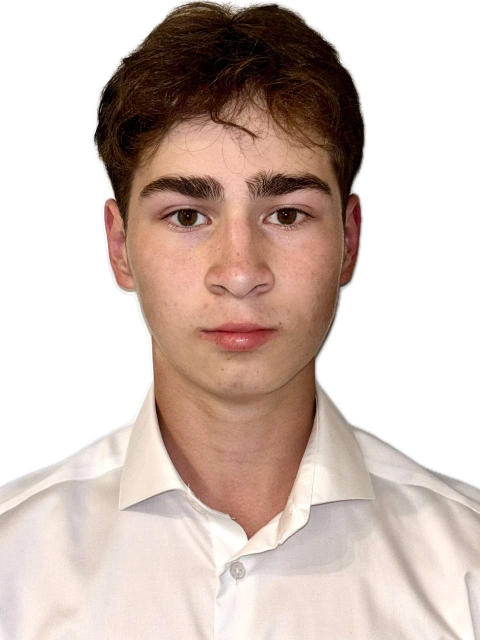
#> input picture presa/assets/photos/original/1.webp, 959 x 1280 px (shown at 1/2 size)
$ python crop_photos.py
#> lines starting #> are read from the running program, lines starting #| are printed output that depends on the picture
"""Обрезка фото участников под рамки слайда «Команда» (пропорции 1.88 × 1.70)."""
import os
from PIL import Image

ROOT = os.path.dirname(os.path.dirname(os.path.abspath(__file__))) + "/"
SRC = ROOT + "assets/photos/original/"
DST = ROOT + "assets/photos/"
R = 1.88 / 1.70
# файл: (центр x, центр y, ширина кадра) в пикселях исходника; порядок = порядок карточек
CROPS = {
    "1.webp": (480, 470, 940),   # Алексеев Всеволод
    "2.png": (345, 360, 680),    # Хасянов Амир
    "3.webp": (475, 400, 520),   # Янеев Александр
    "4.png": (265, 270, 531),    # Яров Иван
    "5.jpg": (793, 820, 1586),   # Ткаченко Никита
}
for i, (name, (cx, cy, w)) in enumerate(CROPS.items(), 1):
    im = Image.open(SRC + name).convert("RGB")
#> im is the input picture: PIL image 959x1280 RGB; mean R, G, B 209.3, 191.9, 184
    h = int(w / R)
    x0 = max(0, min(im.width - w, cx - w // 2))
#> x0 = 10
    y0 = max(0, min(im.height - h, cy - h // 2))
#> y0 = 45
    im.crop((x0, y0, x0 + w, y0 + h)).resize((600, int(600 / R)), Image.LANCZOS).save(
        DST + f"photo{i}.jpg", quality=90)
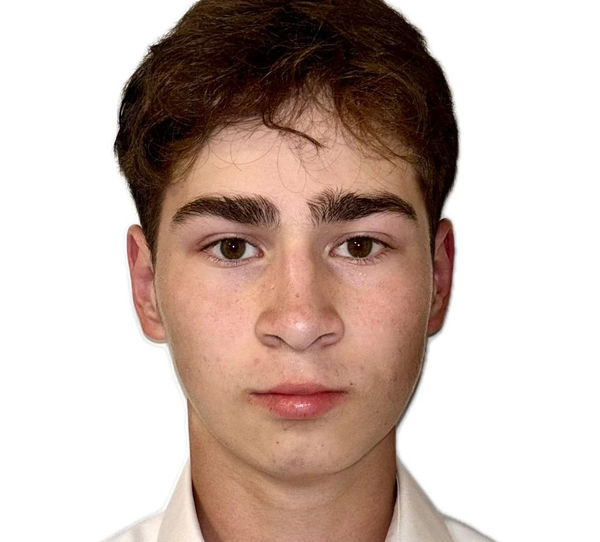
#> saved as photo1.jpg: PIL image 600x542 RGB; mean R, G, B 199.7, 180.6, 172.3
#> pass 2 of the loop `for i, (name, (cx, cy, w)) in enumerate(CROPS.items(), 1):`:
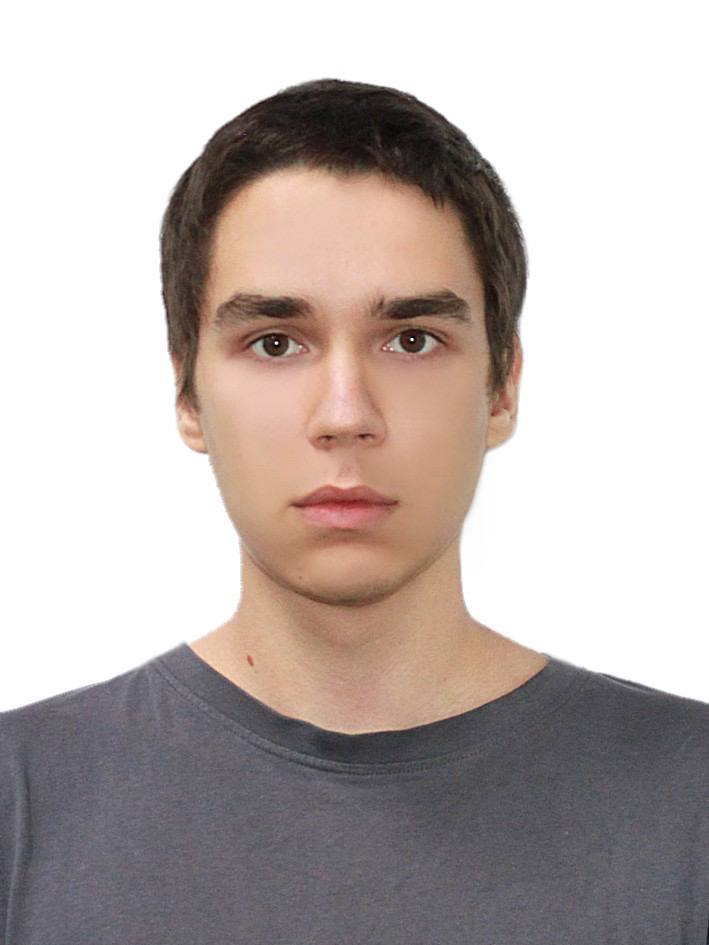
#> input picture presa/assets/photos/original/2.png, 709 x 945 px
#> im is the input picture: PIL image 709x945 RGB; mean R, G, B 188, 177.7, 174.4
#> `im.crop((x0, y0, x0 + w, y0 + h)).resize((600, int(600 / R)), Image.LA..`:
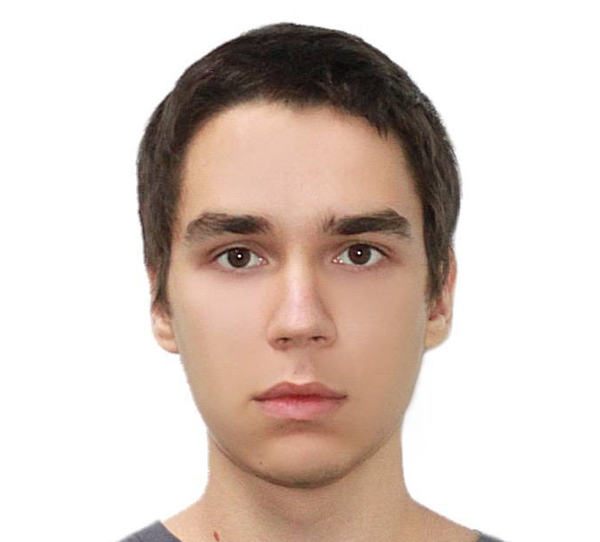
#> saved as photo2.jpg: PIL image 600x542 RGB; mean R, G, B 217, 202.6, 194.7
#> pass 3 of the loop `for i, (name, (cx, cy, w)) in enumerate(CROPS.items(), 1):`:
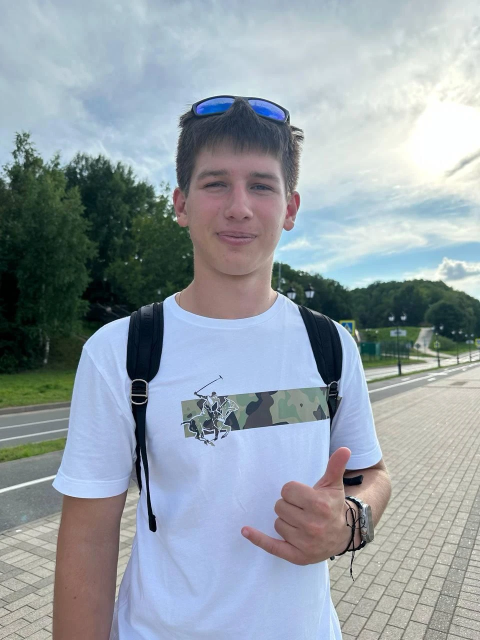
#> input picture presa/assets/photos/original/3.webp, 960 x 1280 px (shown at 1/2 size)
#> im is the input picture: PIL image 960x1280 RGB; mean R, G, B 147.7, 158.4, 166.1
#> `im.crop((x0, y0, x0 + w, y0 + h)).resize((600, int(600 / R)), Image.LA..`:
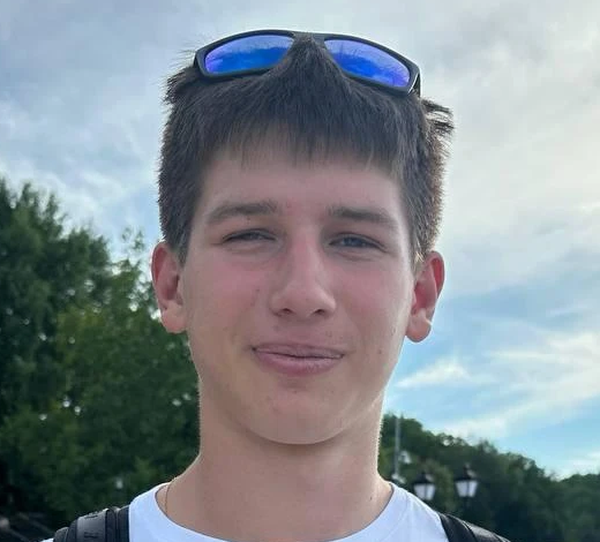
#> saved as photo3.jpg: PIL image 600x542 RGB; mean R, G, B 131.7, 139.7, 144.8
#> the loop made 5 passes; the first 3 are shown
